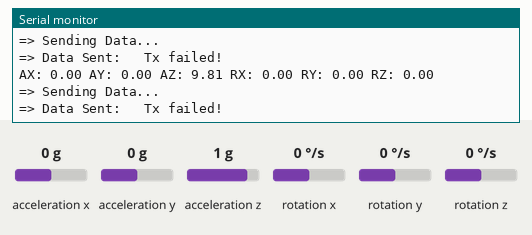
Recording of a sketch running on a simulated Arduino Uno, built with avr-gcc and run on an emulated ATmega328P. Shown: the last lines printed to the serial monitor. The inputs (shaded band) are chosen by the test bench; at power-on: acceleration x 0 g, acceleration y 0 g, acceleration z 1 g, rotation x 0 °/s, rotation y 0 °/s, rotation z 0 °/s. No radio packets arrive unless stated.

Above: at 1.2 s.
1.3 s: acceleration x set to -1.4 g
At 3.0 s:
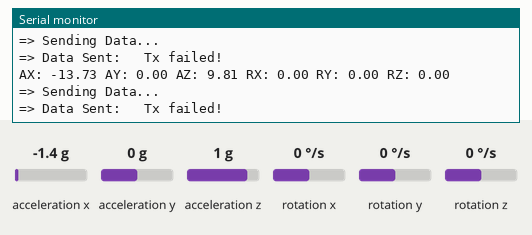
5.3 s: acceleration y set to -1.4 g
At 6.7 s:
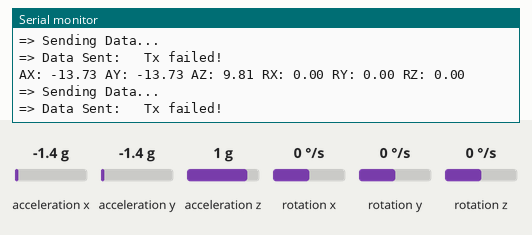
6.8 s: acceleration z set to -1.4 g
At 7.9 s:
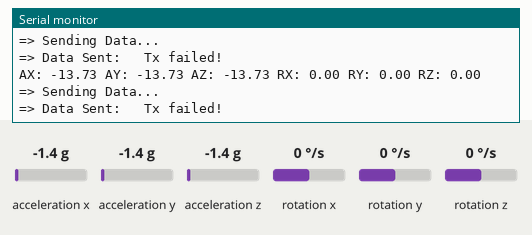
8.3 s: rotation x set to -192 °/s
At 9.3 s:
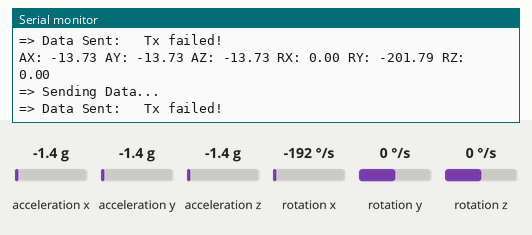
9.8 s: rotation y set to -192 °/s
At 11.4 s:
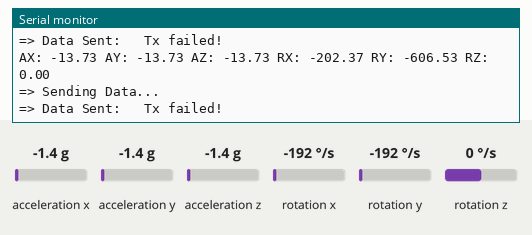
Timing chart, 0 to 12.9 s (numbered marks = the images above; inputs shaded):
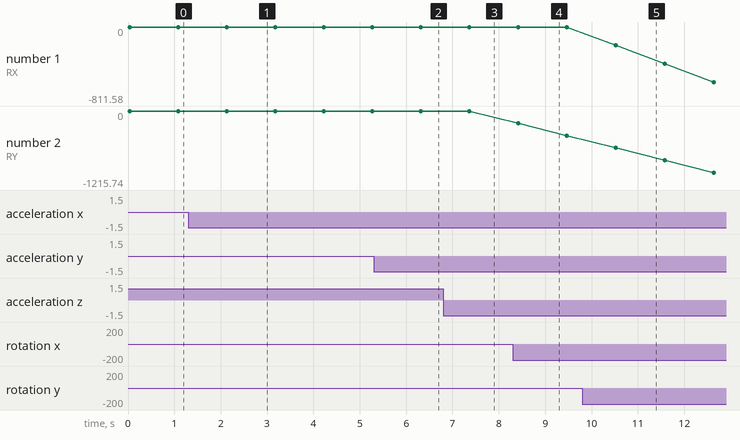

The sketch:

TransmisorRF.ino
```cpp
//****** MPU Libraries ******
#include "I2Cdev.h"
#include "MPU6050.h"
#include "Wire.h"
#include "MPUManager.h"

//Librerias para NRF24L01
#include <SPI.h>
#include <nRF24L01.h>
#include <RF24.h>


#define CE_PIN 9
#define CSN_PIN 10

char dataToSendA[80] = "Mensaje: ";        //Array que se va a transmitir
char dataToSendR[32] = "Mensaje: ";
char txNum = '0';
bool rslt;          //Vaiable para confirmacion de recepcion de mensaje

RF24 radio(CE_PIN,CSN_PIN);            //Crear objeto radio tipo RF24

const byte slaveAddress[5] = {'R','x','A','A','A'};  //Variable con la direccion del Canal para transmitir


//******* MPU objects *******
MPU6050 sensor;

MPUManager MPUInstance(sensor);
float* dataReceived;
float data [6];
String mensaje;
unsigned long time1;
unsigned long time2;
//unsigned long t2 = millis();

void setup() {
 Serial.begin(9600);
 radio.begin();
 radio.setDataRate( RF24_250KBPS );
 radio.setRetries(3,5); // delay, count
 radio.openWritingPipe(slaveAddress);        //Abrir canal para escribir

  MPUInstance.startConnection();
}

void loop() {
//******* MPU functions ********
  dataReceived = MPUInstance.getData();
  for(int i=0;i<6;i++){
    data[i] = dataReceived[i];
    }
  mensaje = "AX: " + String(data[0]) + " AY: " + String(data[1]) + " AZ: " + String(data[2]) + " RX: " + String(data[3]) + " RY: " + String(data[4]) + " RZ: " + String(data[5]);


  //mensaje.toCharArray(dataToSendA, mensaje1.length() + 1);

  Serial.println(mensaje);
  // Codigo de Transmisor RF para enviar Informacion

    sendData();

    delay(1000);
  }


//****************RF Functions*******************
void sendData() {
    Serial.println("=> Sending Data...");

   // Serial.println(time1);
    rslt = radio.write(data,sizeof(data)); //Envia la data del array

    //Serial.println(time2);
    Serial.print("=> Data Sent: ");

    if (!rslt) { //Si la informacion se envio y fue recibida
        Serial.println("  Ack received.");
        //updateMessage(); //Actualiza el mensaje con contador txNum
    }
    else {
        Serial.println("  Tx failed!");
    }
}
```

Measured:
- after the input at 1.3 s, the serial monitor: prints a new line after 0.83 s (image 1)
- after the input at 5.3 s, the serial monitor: prints a new line after 1.0 s (image 2)
- after the input at 6.8 s, the serial monitor: prints a new line after 0.56 s (image 3)
- after the input at 8.3 s, the serial monitor: prints a new line after 0.12 s (image 4)
- after the input at 9.8 s, the serial monitor: prints a new line after 0.72 s (image 5)
- plotted number 1: 0 → -811.58 after the input at 9.8 s
- plotted number 2: 0 → -404.16 after the input at 8.3 s, -404.16 → -1215.74 after the input at 9.8 s
